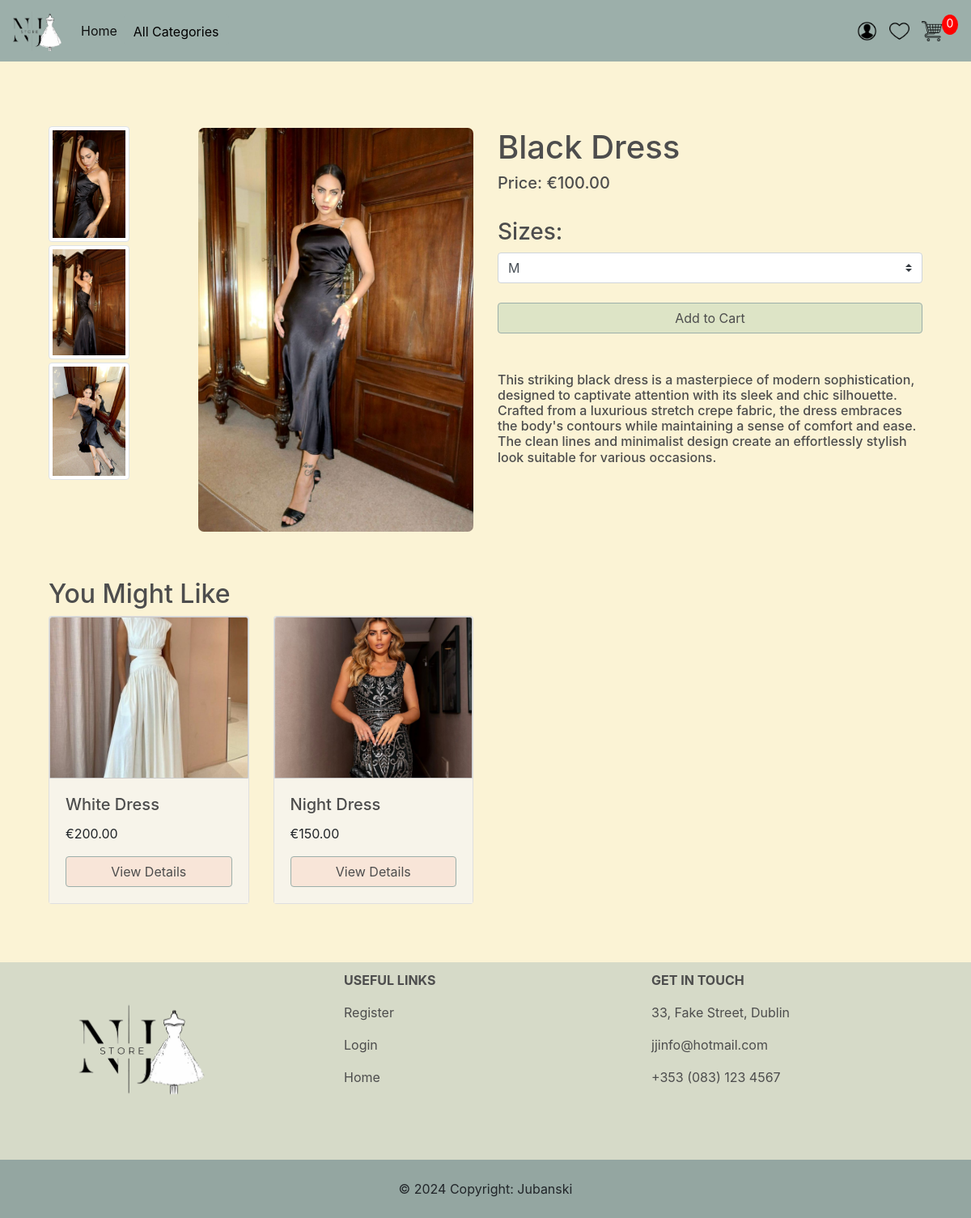
Page /product/7/ on the committed database.
### store/models.py (models this page shows, shortened)
class ProductImage(models.Model):
    product = models.ForeignKey(Product, on_delete=models.CASCADE)
    image = models.ImageField(upload_to='images/')

class Product(models.Model):
    name = models.CharField(max_length=200, null=True)
    description = models.TextField()
    price = models.DecimalField(max_digits=7, decimal_places=2)
    sizes = models.ManyToManyField(Size, related_name='products', blank=True)
    image = models.ImageField(upload_to='product_images/',null=True, blank=True)
    category = models.CharField(max_length=100)
    digital = models.BooleanField(default=False,null=True, blank=True)

### store/views.py (the view)
# urls.py: path('product/<int:product_id>/', views.productDetail, name='product_detail'),
def productDetail(request, product_id):
    product = get_object_or_404(Product, id=product_id)
    recommended_products = Product.objects.filter(category=product.category).exclude(id=product.id)[:4]
    context = {
        'product': product,
        'recommended_products': recommended_products,
        **cartData(request),
    }
    return render(request, 'store/product_detail.html', context)

### store/context_processors.py (called while the page is built)
def categories(request):
    categories = Product.objects.values_list('category', flat=True).distinct()
    return {'categories': categories}

### store/utils.py (called while the page is built, shortened)
def cookieCart(request):
    try:
        cart = json.loads(request.COOKIES['cart'])
    except:
        cart = {}
        print('Cart:', cart)
    items = []
    order = {'get_cart_total':0, 'get_cart_items':0, 'shipping': False}
    cartItems = order['get_cart_items']
    return{'cartItems':cartItems, 'order':order, 'items':items}

def cartData(request):
    if request.user.is_authenticated:
        try:
            customer = request.user.customer
        except Customer.DoesNotExist:
            customer = None
        if customer:
            order, created = Order.objects.get_or_create(customer=customer, complete=False)
            items = order.orderitem_set.all()
            cartItems = order.get_cart_items
        else:
            order = None
            items = []
            cartItems = 0
    else:
        cookieData = cookieCart(request)
        cartItems = cookieData['cartItems']
        order = cookieData['order']
        items = cookieData['items']
    return{'cartItems':cartItems, 'order':order, 'items':items}

### store/templates/store/product_detail.html (shortened to what this page needs)
{% extends 'store/main.html' %}
{% load static %}
{% block content %}
<div class="container mt-5">
    <div class="row">
        <div class="col-lg-2 mt-1">
            <div class="mt-1">
                {% for image in product.productimage_set.all %}
                    <div class="mb-1">
                        <img class="img-thumbnail smaller-image" src="{{ image.image.url }}" alt="{{ product.name }}" onclick="updateMainImage('{{ image.image.url }}')">
                    </div>
                {% endfor %}
            </div>
        </div>
        <div class="col-lg-4">
            <img id='mainProductImageDisplay' class="img-fluid" src="{{ product.image.url }}" alt="{{ product.name }}">
        </div>
        <div class="col-lg-6">
            <h1>{{ product.name }}</h1>
            <h5>Price: €{{ product.price }}</h5>
            <br>
            <h3>Sizes:</h3>
            <select id="sizeSelect" class="custom-select">
                {% for size in product.sizes.all %}
                    <option value="{{ size.id }}">{{ size.name }}</option>
                {% endfor %}
            </select>
            <div class="mt-4">
                <button data-product={{product.id}} data-action="add" class="btn btn-outline-secondary btn-block add-btn update-cart btn-custom-color2">Add to Cart</button>
            </div>
            <br>
            <br>
            <h6>{{ product.description }}</h6>
        </div>
    </div>
    <div class="row mt-5">
        <div class="col-lg-12">
            {% if recommended_products %}
                <h2>You Might Like</h2>
                <div class="row">
                    {% for recommended_product in recommended_products %}
                        <div class="col-lg-3 mb-4">
                            <div class="card">
                                <img class="card-img-top smaller-image-gallery" src="{{ recommended_product.image.url }}" alt="{{ recommended_product.name }}">
                                <div class="card-body custom-recomendation">
                                    <h5 class="card-title">{{ recommended_product.name }}</h5>
                                    <p class="card-text">€{{ recommended_product.price }}</p>
                                    <a href="{% url 'product_detail' product_id=recommended_product.id %}" class="btn btn-outline-secondary btn-block btn-custom-color">View Details</a>
                                </div>
                            </div>
                        </div>
                    {% endfor %}
                </div>
            {% endif %}
        </div>
    </div>
</div>
{% endblock content %}

### static/css/main.css (style rules this page uses)
body { background-color: #FBF3D5!important; }
h1,h2,h3,h4,h5,h6 { color:hsl(0, 0%, 30%); }
.col-lg-4, .col-lg-6, .col-lg-8, .col-lg-12 { margin-top: 10px; }
.btn { border-radius: 0; }
html { margin: 0; padding: 0; height: 100%; }
.smaller-image { width: 100px; height: 100px; object-fit: cover; border: 1px solid #ccc; }
.smaller-image-gallery { width: 100px; height: 200px; object-fit: cover; border: 1px solid #ccc; }
.custom-recomendation { background-color: #f7f4ea; }
.img-fluid { border-radius: 7px; }
.btn-custom-color { background-color: #f8c4b454 !important; border-color: #9CAFAA !important; color: hsl(0, 0%, 30%) !important; }
.btn-custom-color2 { background-color: #b4cfb06b !important; border-color: #9CAFAA !important; color: hsl(0, 0%, 30%) !important; }

### rows in the picture
ProductImage: image (picture)
ProductImage: image (picture)
ProductImage: image (picture)
Product: image (picture), name "Black Dress", price "100.00", description "This striking black dress is a masterpiece of modern sophistication, designed to captivate attention with its sleek and chic silhouette. Crafted from a luxurious stretch crepe fabric, the dress embraces the body's contours while maintaining a sense of comfort and ease. The clean lines and minimalist design create an effortlessly stylish look suitable for various occasions."
Product: image (picture), name "White Dress", price "200.00"
Product: image (picture), name "Night Dress", price "150.00"

### other values in the picture
{{ cartItems }} "0"
form field value "M"
